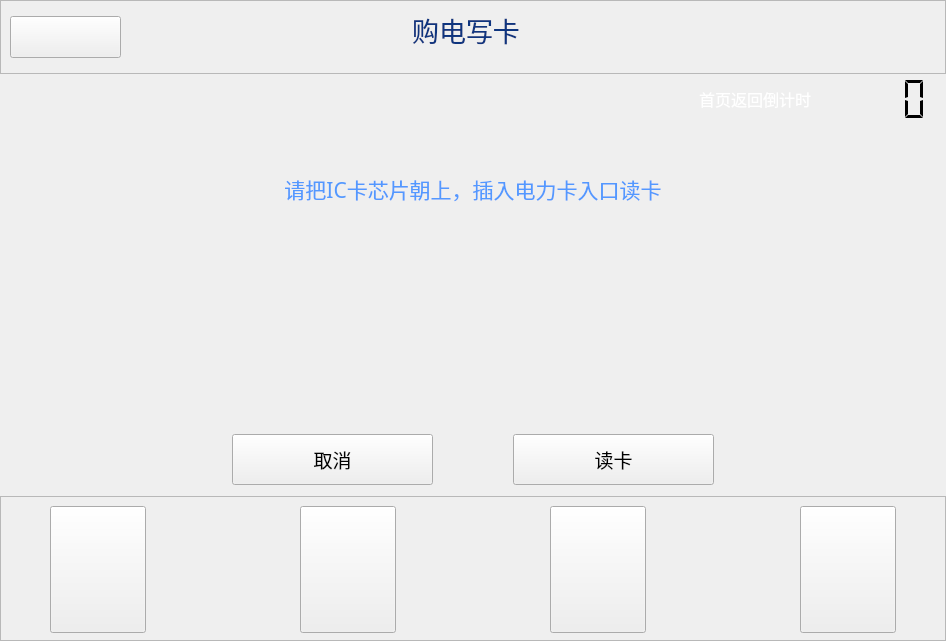
<?xml version="1.0" encoding="UTF-8"?>
<ui version="4.0">
 <class>Writecard</class>
 <widget class="QWidget" name="Writecard">
  <property name="geometry">
   <rect>
    <x>0</x>
    <y>0</y>
    <width>946</width>
    <height>641</height>
   </rect>
  </property>
  <property name="windowTitle">
   <string>Form</string>
  </property>
  <layout class="QVBoxLayout" name="verticalLayout">
   <property name="spacing">
    <number>0</number>
   </property>
   <property name="leftMargin">
    <number>0</number>
   </property>
   <property name="topMargin">
    <number>0</number>
   </property>
   <property name="rightMargin">
    <number>0</number>
   </property>
   <property name="bottomMargin">
    <number>0</number>
   </property>
   <item>
    <widget class="QFrame" name="frame_3">
     <property name="sizePolicy">
      <sizepolicy hsizetype="Preferred" vsizetype="Fixed">
       <horstretch>0</horstretch>
       <verstretch>0</verstretch>
      </sizepolicy>
     </property>
     <property name="frameShape">
      <enum>QFrame::StyledPanel</enum>
     </property>
     <property name="frameShadow">
      <enum>QFrame::Raised</enum>
     </property>
     <layout class="QGridLayout" name="gridLayout_2">
      <property name="leftMargin">
       <number>9</number>
      </property>
      <property name="bottomMargin">
       <number>9</number>
      </property>
      <item row="0" column="0">
       <widget class="QPushButton" name="pushButton_back_2">
        <property name="sizePolicy">
         <sizepolicy hsizetype="Fixed" vsizetype="Fixed">
          <horstretch>0</horstretch>
          <verstretch>0</verstretch>
         </sizepolicy>
        </property>
        <property name="minimumSize">
         <size>
          <width>111</width>
          <height>42</height>
         </size>
        </property>
        <property name="maximumSize">
         <size>
          <width>111</width>
          <height>42</height>
         </size>
        </property>
        <property name="focusPolicy">
         <enum>Qt::NoFocus</enum>
        </property>
        <property name="styleSheet">
         <string notr="true">border-image: url(:/image/picture/qietu/07.png);</string>
        </property>
        <property name="text">
         <string/>
        </property>
       </widget>
      </item>
      <item row="0" column="1">
       <spacer name="horizontalSpacer">
        <property name="orientation">
         <enum>Qt::Horizontal</enum>
        </property>
        <property name="sizeType">
         <enum>QSizePolicy::Fixed</enum>
        </property>
        <property name="sizeHint" stdset="0">
         <size>
          <width>70</width>
          <height>20</height>
         </size>
        </property>
       </spacer>
      </item>
      <item row="0" column="4">
       <widget class="QLabel" name="label_20">
        <property name="sizePolicy">
         <sizepolicy hsizetype="Fixed" vsizetype="Fixed">
          <horstretch>0</horstretch>
          <verstretch>0</verstretch>
         </sizepolicy>
        </property>
        <property name="minimumSize">
         <size>
          <width>145</width>
          <height>43</height>
         </size>
        </property>
        <property name="maximumSize">
         <size>
          <width>145</width>
          <height>43</height>
         </size>
        </property>
        <property name="styleSheet">
         <string notr="true">border-image: url(:/image/picture/qietu/3295598.png);</string>
        </property>
        <property name="text">
         <string/>
        </property>
       </widget>
      </item>
      <item row="0" column="2">
       <widget class="QLabel" name="label_19">
        <property name="font">
         <font>
          <family>Microsoft YaHei UI</family>
         </font>
        </property>
        <property name="styleSheet">
         <string notr="true"/>
        </property>
        <property name="text">
         <string>&lt;html&gt;&lt;head/&gt;&lt;body&gt;&lt;p align=&quot;center&quot;&gt;&lt;span style=&quot; font-size:20pt; color:#0e357f;&quot;&gt;购电写卡&lt;/span&gt;&lt;span style=&quot; font-size:20pt; color:#55ff7f;&quot;&gt;&lt;br/&gt;&lt;/span&gt;&lt;/p&gt;&lt;/body&gt;&lt;/html&gt;</string>
        </property>
       </widget>
      </item>
      <item row="0" column="3">
       <spacer name="horizontalSpacer_15">
        <property name="orientation">
         <enum>Qt::Horizontal</enum>
        </property>
        <property name="sizeType">
         <enum>QSizePolicy::Fixed</enum>
        </property>
        <property name="sizeHint" stdset="0">
         <size>
          <width>50</width>
          <height>20</height>
         </size>
        </property>
       </spacer>
      </item>
     </layout>
    </widget>
   </item>
   <item>
    <layout class="QHBoxLayout" name="horizontalLayout_5">
     <item>
      <spacer name="horizontalSpacer_16">
       <property name="orientation">
        <enum>Qt::Horizontal</enum>
       </property>
       <property name="sizeHint" stdset="0">
        <size>
         <width>40</width>
         <height>20</height>
        </size>
       </property>
      </spacer>
     </item>
     <item>
      <spacer name="verticalSpacer">
       <property name="orientation">
        <enum>Qt::Vertical</enum>
       </property>
       <property name="sizeType">
        <enum>QSizePolicy::Fixed</enum>
       </property>
       <property name="sizeHint" stdset="0">
        <size>
         <width>20</width>
         <height>50</height>
        </size>
       </property>
      </spacer>
     </item>
     <item>
      <widget class="QLabel" name="label_10">
       <property name="font">
        <font>
         <family>微软雅黑</family>
         <pointsize>12</pointsize>
        </font>
       </property>
       <property name="text">
        <string>&lt;html&gt;&lt;head/&gt;&lt;body&gt;&lt;p&gt;&lt;span style=&quot; color:#ffffff;&quot;&gt;首页返回倒计时&lt;/span&gt;&lt;/p&gt;&lt;/body&gt;&lt;/html&gt;</string>
       </property>
      </widget>
     </item>
     <item>
      <widget class="QLCDNumber" name="lcdNumber">
       <property name="minimumSize">
        <size>
         <width>120</width>
         <height>50</height>
        </size>
       </property>
       <property name="maximumSize">
        <size>
         <width>100</width>
         <height>50</height>
        </size>
       </property>
       <property name="font">
        <font>
         <family>Arial</family>
         <pointsize>40</pointsize>
         <weight>75</weight>
         <italic>true</italic>
         <bold>true</bold>
        </font>
       </property>
       <property name="frameShape">
        <enum>QFrame::NoFrame</enum>
       </property>
       <property name="segmentStyle">
        <enum>QLCDNumber::Flat</enum>
       </property>
      </widget>
     </item>
     <item>
      <spacer name="horizontalSpacer_17">
       <property name="orientation">
        <enum>Qt::Horizontal</enum>
       </property>
       <property name="sizeType">
        <enum>QSizePolicy::Fixed</enum>
       </property>
       <property name="sizeHint" stdset="0">
        <size>
         <width>15</width>
         <height>20</height>
        </size>
       </property>
      </spacer>
     </item>
    </layout>
   </item>
   <item>
    <layout class="QVBoxLayout" name="verticalLayout_3">
     <item>
      <layout class="QHBoxLayout" name="horizontalLayout_13">
       <item>
        <spacer name="horizontalSpacer_7">
         <property name="orientation">
          <enum>Qt::Horizontal</enum>
         </property>
         <property name="sizeType">
          <enum>QSizePolicy::Fixed</enum>
         </property>
         <property name="sizeHint" stdset="0">
          <size>
           <width>80</width>
           <height>20</height>
          </size>
         </property>
        </spacer>
       </item>
       <item>
        <widget class="QLabel" name="label_9">
         <property name="sizePolicy">
          <sizepolicy hsizetype="Fixed" vsizetype="Fixed">
           <horstretch>0</horstretch>
           <verstretch>0</verstretch>
          </sizepolicy>
         </property>
         <property name="minimumSize">
          <size>
           <width>173</width>
           <height>36</height>
          </size>
         </property>
         <property name="styleSheet">
          <string notr="true">border-image: url(:/image/picture/qietu/05.png);</string>
         </property>
         <property name="text">
          <string/>
         </property>
        </widget>
       </item>
       <item>
        <spacer name="horizontalSpacer_8">
         <property name="orientation">
          <enum>Qt::Horizontal</enum>
         </property>
         <property name="sizeType">
          <enum>QSizePolicy::Fixed</enum>
         </property>
         <property name="sizeHint" stdset="0">
          <size>
           <width>100</width>
           <height>20</height>
          </size>
         </property>
        </spacer>
       </item>
      </layout>
     </item>
     <item>
      <spacer name="verticalSpacer_5">
       <property name="orientation">
        <enum>Qt::Vertical</enum>
       </property>
       <property name="sizeType">
        <enum>QSizePolicy::Fixed</enum>
       </property>
       <property name="sizeHint" stdset="0">
        <size>
         <width>20</width>
         <height>13</height>
        </size>
       </property>
      </spacer>
     </item>
     <item>
      <widget class="QLabel" name="label_14">
       <property name="font">
        <font>
         <family>微软雅黑</family>
         <pointsize>16</pointsize>
        </font>
       </property>
       <property name="text">
        <string>&lt;html&gt;&lt;head/&gt;&lt;body&gt;&lt;p align=&quot;center&quot;&gt;&lt;span style=&quot; color:#5398ff;&quot;&gt;请把IC卡芯片朝上，插入电力卡入口读卡&lt;/span&gt;&lt;/p&gt;&lt;/body&gt;&lt;/html&gt;</string>
       </property>
      </widget>
     </item>
     <item>
      <spacer name="verticalSpacer_2">
       <property name="orientation">
        <enum>Qt::Vertical</enum>
       </property>
       <property name="sizeType">
        <enum>QSizePolicy::Preferred</enum>
       </property>
       <property name="sizeHint" stdset="0">
        <size>
         <width>20</width>
         <height>40</height>
        </size>
       </property>
      </spacer>
     </item>
    </layout>
   </item>
   <item>
    <layout class="QHBoxLayout" name="horizontalLayout_2">
     <item>
      <spacer name="horizontalSpacer_5">
       <property name="orientation">
        <enum>Qt::Horizontal</enum>
       </property>
       <property name="sizeHint" stdset="0">
        <size>
         <width>40</width>
         <height>20</height>
        </size>
       </property>
      </spacer>
     </item>
     <item>
      <widget class="QLabel" name="label_4">
       <property name="sizePolicy">
        <sizepolicy hsizetype="Fixed" vsizetype="Fixed">
         <horstretch>0</horstretch>
         <verstretch>0</verstretch>
        </sizepolicy>
       </property>
       <property name="minimumSize">
        <size>
         <width>471</width>
         <height>207</height>
        </size>
       </property>
       <property name="maximumSize">
        <size>
         <width>471</width>
         <height>207</height>
        </size>
       </property>
       <property name="styleSheet">
        <string notr="true">border-image: url(:/image/picture/qietu/18.png);</string>
       </property>
       <property name="text">
        <string/>
       </property>
      </widget>
     </item>
     <item>
      <spacer name="horizontalSpacer_6">
       <property name="orientation">
        <enum>Qt::Horizontal</enum>
       </property>
       <property name="sizeHint" stdset="0">
        <size>
         <width>40</width>
         <height>20</height>
        </size>
       </property>
      </spacer>
     </item>
    </layout>
   </item>
   <item>
    <spacer name="verticalSpacer_4">
     <property name="orientation">
      <enum>Qt::Vertical</enum>
     </property>
     <property name="sizeHint" stdset="0">
      <size>
       <width>20</width>
       <height>40</height>
      </size>
     </property>
    </spacer>
   </item>
   <item>
    <layout class="QHBoxLayout" name="horizontalLayout">
     <item>
      <spacer name="horizontalSpacer_9">
       <property name="orientation">
        <enum>Qt::Horizontal</enum>
       </property>
       <property name="sizeHint" stdset="0">
        <size>
         <width>40</width>
         <height>20</height>
        </size>
       </property>
      </spacer>
     </item>
     <item>
      <widget class="QPushButton" name="pushButton_back">
       <property name="sizePolicy">
        <sizepolicy hsizetype="Fixed" vsizetype="Fixed">
         <horstretch>0</horstretch>
         <verstretch>0</verstretch>
        </sizepolicy>
       </property>
       <property name="minimumSize">
        <size>
         <width>201</width>
         <height>51</height>
        </size>
       </property>
       <property name="font">
        <font>
         <family>微软雅黑</family>
         <pointsize>14</pointsize>
        </font>
       </property>
       <property name="focusPolicy">
        <enum>Qt::NoFocus</enum>
       </property>
       <property name="styleSheet">
        <string notr="true">border-image: url(:/image/picture/qietu/11.png);</string>
       </property>
       <property name="text">
        <string>取消</string>
       </property>
      </widget>
     </item>
     <item>
      <spacer name="horizontalSpacer_4">
       <property name="orientation">
        <enum>Qt::Horizontal</enum>
       </property>
       <property name="sizeType">
        <enum>QSizePolicy::Fixed</enum>
       </property>
       <property name="sizeHint" stdset="0">
        <size>
         <width>80</width>
         <height>20</height>
        </size>
       </property>
      </spacer>
     </item>
     <item>
      <widget class="QPushButton" name="pushButton_readcard">
       <property name="sizePolicy">
        <sizepolicy hsizetype="Fixed" vsizetype="Fixed">
         <horstretch>0</horstretch>
         <verstretch>0</verstretch>
        </sizepolicy>
       </property>
       <property name="minimumSize">
        <size>
         <width>201</width>
         <height>51</height>
        </size>
       </property>
       <property name="maximumSize">
        <size>
         <width>201</width>
         <height>51</height>
        </size>
       </property>
       <property name="font">
        <font>
         <family>微软雅黑</family>
         <pointsize>14</pointsize>
        </font>
       </property>
       <property name="focusPolicy">
        <enum>Qt::NoFocus</enum>
       </property>
       <property name="styleSheet">
        <string notr="true">border-image: url(:/image/picture/qietu/12.png);</string>
       </property>
       <property name="text">
        <string>读卡</string>
       </property>
      </widget>
     </item>
     <item>
      <spacer name="horizontalSpacer_2">
       <property name="orientation">
        <enum>Qt::Horizontal</enum>
       </property>
       <property name="sizeHint" stdset="0">
        <size>
         <width>37</width>
         <height>17</height>
        </size>
       </property>
      </spacer>
     </item>
    </layout>
   </item>
   <item>
    <spacer name="verticalSpacer_3">
     <property name="orientation">
      <enum>Qt::Vertical</enum>
     </property>
     <property name="sizeHint" stdset="0">
      <size>
       <width>20</width>
       <height>40</height>
      </size>
     </property>
    </spacer>
   </item>
   <item>
    <widget class="QFrame" name="frame_2">
     <property name="sizePolicy">
      <sizepolicy hsizetype="Preferred" vsizetype="Fixed">
       <horstretch>0</horstretch>
       <verstretch>0</verstretch>
      </sizepolicy>
     </property>
     <property name="minimumSize">
      <size>
       <width>0</width>
       <height>145</height>
      </size>
     </property>
     <property name="maximumSize">
      <size>
       <width>16777215</width>
       <height>145</height>
      </size>
     </property>
     <property name="frameShape">
      <enum>QFrame::StyledPanel</enum>
     </property>
     <property name="frameShadow">
      <enum>QFrame::Raised</enum>
     </property>
     <layout class="QGridLayout" name="gridLayout">
      <item row="0" column="0">
       <spacer name="horizontalSpacer_10">
        <property name="orientation">
         <enum>Qt::Horizontal</enum>
        </property>
        <property name="sizeType">
         <enum>QSizePolicy::Preferred</enum>
        </property>
        <property name="sizeHint" stdset="0">
         <size>
          <width>40</width>
          <height>20</height>
         </size>
        </property>
       </spacer>
      </item>
      <item row="0" column="8">
       <spacer name="horizontalSpacer_11">
        <property name="orientation">
         <enum>Qt::Horizontal</enum>
        </property>
        <property name="sizeType">
         <enum>QSizePolicy::Preferred</enum>
        </property>
        <property name="sizeHint" stdset="0">
         <size>
          <width>40</width>
          <height>20</height>
         </size>
        </property>
       </spacer>
      </item>
      <item row="0" column="4">
       <spacer name="horizontalSpacer_12">
        <property name="orientation">
         <enum>Qt::Horizontal</enum>
        </property>
        <property name="sizeHint" stdset="0">
         <size>
          <width>40</width>
          <height>20</height>
         </size>
        </property>
       </spacer>
      </item>
      <item row="0" column="2">
       <spacer name="horizontalSpacer_13">
        <property name="orientation">
         <enum>Qt::Horizontal</enum>
        </property>
        <property name="sizeHint" stdset="0">
         <size>
          <width>40</width>
          <height>20</height>
         </size>
        </property>
       </spacer>
      </item>
      <item row="0" column="3">
       <widget class="QPushButton" name="pushButton">
        <property name="sizePolicy">
         <sizepolicy hsizetype="Fixed" vsizetype="Fixed">
          <horstretch>0</horstretch>
          <verstretch>0</verstretch>
         </sizepolicy>
        </property>
        <property name="minimumSize">
         <size>
          <width>96</width>
          <height>127</height>
         </size>
        </property>
        <property name="focusPolicy">
         <enum>Qt::NoFocus</enum>
        </property>
        <property name="text">
         <string/>
        </property>
       </widget>
      </item>
      <item row="0" column="1">
       <widget class="QPushButton" name="pushButton_backHomePage_2">
        <property name="sizePolicy">
         <sizepolicy hsizetype="Fixed" vsizetype="Fixed">
          <horstretch>0</horstretch>
          <verstretch>0</verstretch>
         </sizepolicy>
        </property>
        <property name="minimumSize">
         <size>
          <width>96</width>
          <height>127</height>
         </size>
        </property>
        <property name="maximumSize">
         <size>
          <width>96</width>
          <height>127</height>
         </size>
        </property>
        <property name="focusPolicy">
         <enum>Qt::NoFocus</enum>
        </property>
        <property name="styleSheet">
         <string notr="true">border-image: url(:/image/image/返回.png);</string>
        </property>
        <property name="text">
         <string/>
        </property>
       </widget>
      </item>
      <item row="0" column="5">
       <widget class="QPushButton" name="pushButton_2">
        <property name="sizePolicy">
         <sizepolicy hsizetype="Fixed" vsizetype="Fixed">
          <horstretch>0</horstretch>
          <verstretch>0</verstretch>
         </sizepolicy>
        </property>
        <property name="minimumSize">
         <size>
          <width>96</width>
          <height>127</height>
         </size>
        </property>
        <property name="focusPolicy">
         <enum>Qt::NoFocus</enum>
        </property>
        <property name="text">
         <string/>
        </property>
       </widget>
      </item>
      <item row="0" column="7">
       <widget class="QPushButton" name="pushButton_3">
        <property name="sizePolicy">
         <sizepolicy hsizetype="Fixed" vsizetype="Fixed">
          <horstretch>0</horstretch>
          <verstretch>0</verstretch>
         </sizepolicy>
        </property>
        <property name="minimumSize">
         <size>
          <width>96</width>
          <height>127</height>
         </size>
        </property>
        <property name="focusPolicy">
         <enum>Qt::NoFocus</enum>
        </property>
        <property name="text">
         <string/>
        </property>
       </widget>
      </item>
      <item row="0" column="6">
       <spacer name="horizontalSpacer_14">
        <property name="orientation">
         <enum>Qt::Horizontal</enum>
        </property>
        <property name="sizeHint" stdset="0">
         <size>
          <width>40</width>
          <height>20</height>
         </size>
        </property>
       </spacer>
      </item>
     </layout>
    </widget>
   </item>
  </layout>
 </widget>
 <resources/>
 <connections/>
</ui>
